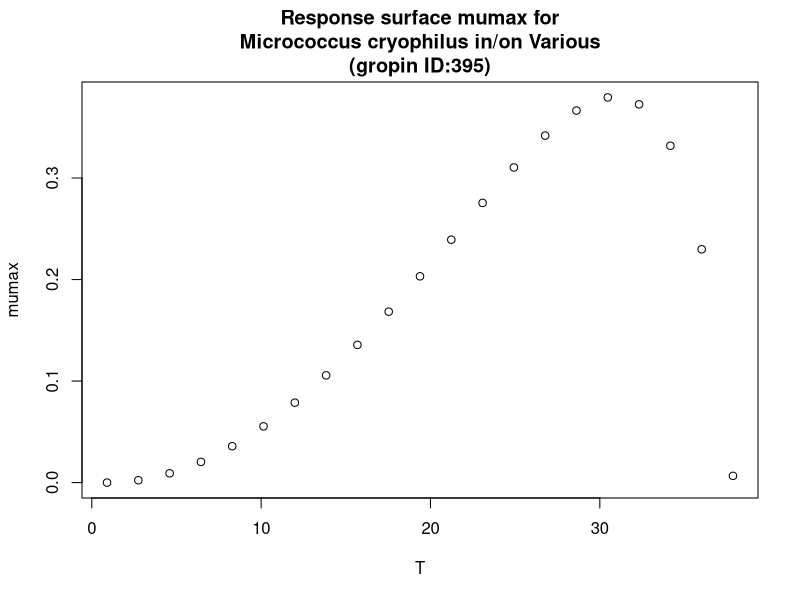

This figure's R source:
#############################
# start of Parameter script
#############################
T <- seq(0.9009,37.8621378621379,length.out=21)
#############################
# end of Parameter script
#############################
############################# 
# start of Model script Gropin ID 395 
#############################
 
# constant coefficients for this model
 
variables <- data.frame(T)
argumentsPar <- expand.grid(variables)
 
# heart of the model
response_surface <- function(T) {
   mumax <-(3.8*(10^-1)*(T-37.9)*((T-0.9)^2))/((30.9-0.9)*((30.9-0.9)*(T-30.9)-(30.9-37.9)*(30.9+0.9-2*T)))

return(mumax=mumax)
} 

# output parameters
responseSurface <- cbind(argumentsPar,response_surface(argumentsPar['T']))
colnames(responseSurface) <- c(colnames(argumentsPar),'mumax')
#############################
# End of Model script
#############################
############################# 
# start of Visualisation script Gropin ID 395 
#############################
plot(T,responseSurface$'mumax',xlab='T',
                          ylab='mumax',main='Response surface mumax for
Micrococcus cryophilus in/on Various
(gropin ID:395)')
#############################
# End of Visualisation script
#############################
